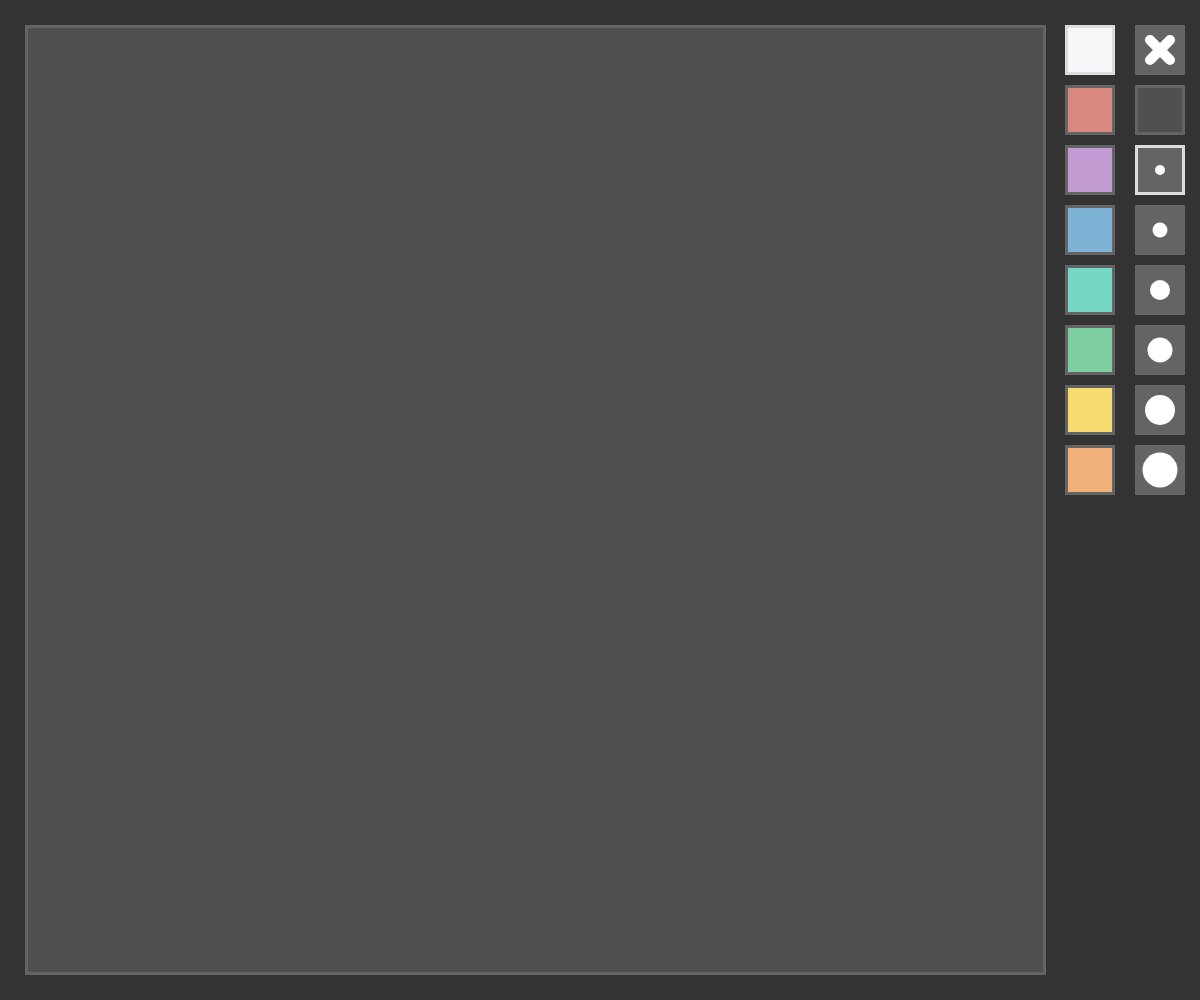
Frame 1 (no input)
Frame 60 (no input): identical to frame 1, image omitted
Frame 120 (the mouse pressed at the canvas centre since frame 60): identical to frame 1, image omitted

The p5.js sketch that drew this single still picture (run headless with seeded random() and noise() and a simulated clock; from frame 60 on, the mouse is pressed at the canvas centre):

// p5.js sketch
// ── sketch.js
const X_OFFSET = 28;
const Y_OFFSET = 28;

const CANVAS_COLOR = 80;
const OUTLINE_COLOR = 100;
const SIZE_OPTIONS = [10, 15, 20, 25, 30, 35];

const ROPE_LENGTH = 5;

const COLOR_OPTIONS = [
  '#f4f6f7', '#d98880', '#c39bd3', '#7fb3d5',
  '#76d7c4', '#7dcea0', '#f7dc6f', '#f0b27a'
]

let canvas, pallet, brushes, reset;
let brushColor, brushSize;
let pen, lastPen;

function setup() {
  const COL1 = windowWidth - 135;
  const COL2 = windowWidth - 65;

  const CANVAS_WIDTH = windowWidth - 185;
  const CANVAS_HEIGHT = windowHeight - Y_OFFSET * 2;

  createCanvas(windowWidth, windowHeight);
  canvas = createGraphics(CANVAS_WIDTH, CANVAS_HEIGHT);
  canvas.background(CANVAS_COLOR);
  canvas.noStroke();

  let colorButtonList = [];
  for (let i = 0; i < COLOR_OPTIONS.length; i++) {
    colorButtonList.push(new SquareButton(COL1, 25 + (i * 60), 50, COLOR_OPTIONS[i]));
  }
  colorButtonList.push(new SquareButton(COL2, 85, 50, CANVAS_COLOR));
  pallet = new ButtonGroup(colorButtonList);


  let sizeButtonList = [];
  for (let i = 0; i < SIZE_OPTIONS.length; i++) {
    sizeButtonList.push(new SquareButton(COL2, 145 + (i * 60), 50, OUTLINE_COLOR));
  }

  brushes = new ButtonGroup(sizeButtonList);
  reset = new SquareButton(COL2, 25, 50, OUTLINE_COLOR);

  brushColor = color('white');
  brushSize = 10;
  pallet.buttons[0].set(true);
  brushes.buttons[0].set(true);


  // noCursor();
  noStroke();
}

function draw() {
  background(51);

  fill(OUTLINE_COLOR);
  rect(X_OFFSET - 3, Y_OFFSET - 3, canvas.width + 6, canvas.height + 6);

  image(canvas, X_OFFSET, Y_OFFSET);

  pallet.draw();
  brushes.draw();

  for (let i = 0; i < brushes.buttons.length; i++) {
    button = brushes.buttons[i];

    push();
    fill(255);
    circle(button.x + button.size / 2, button.y + button.size / 2, SIZE_OPTIONS[i]);
    pop();

  }
  reset.draw();

  push();
  stroke(255);
  strokeWeight(10);
  line(reset.x + 15, reset.y + 15, reset.x + reset.size - 15, reset.y + reset.size - 15);
  line(reset.x + 15, reset.y + reset.size - 15, reset.x + reset.size - 15, reset.y + 15);
  pop();
}

function touchMoved() {
  let cursor = createVector(mouseX, mouseY);

  let distance = pen.dist(cursor);
  if (distance > ROPE_LENGTH) {
    cursor.sub(pen);
    cursor.setMag(distance - ROPE_LENGTH);
    pen.add(cursor);
  }

  canvas.push()
  canvas.stroke(brushColor);
  canvas.strokeWeight(brushSize);
  canvas.line(
    lastPen.x - X_OFFSET - 3,
    lastPen.y - Y_OFFSET - 3,
    pen.x - X_OFFSET - 3,
    pen.y - Y_OFFSET - 3
  );
  canvas.pop()

  lastPen = pen.copy();
}

function touchStarted() {
  pen = createVector(mouseX, mouseY);
  lastPen = createVector(mouseX, mouseY);

  let result;

  result = pallet.check(mouseX, mouseY);
  if (result != null) {
    brushColor = color(pallet.buttons[result].color);
  }

  result = brushes.check(mouseX, mouseY);
  if (result != null) {
    brushSize = SIZE_OPTIONS[result];
  }

  if (reset.check(mouseX, mouseY)) {
    canvas.background(CANVAS_COLOR);
  }
}

function preventBehavior(e) {
  e.preventDefault();
}

/* full screening will change the size of the canvas */
function windowResized() {
  resizeCanvas(windowWidth, windowHeight);
}

document.addEventListener("touchmove", preventBehavior, { passive: false });

// ── button.js
class ButtonGroup {
  constructor(buttons) {
    this.buttons = buttons;
  }

  check(x, y) {
    let result = null;
    for (let i = 0; i < this.buttons.length; i++) {
      if (this.buttons[i].check(x, y)) {
        result = i;
        break;
      }
    }

    if (result != null) {
      for (let i = 0; i < this.buttons.length; i++) {
        this.buttons[i].set(false);
      }
      this.buttons[result].set(true);
    }

    return result;
  }

  draw() {
    for (let i = 0; i < this.buttons.length; i++) {
      this.buttons[i].draw()
    }
  }
}

class SquareButton {
  constructor(x, y, size, color) {
    this.x = x;
    this.y = y;
    this.size = size;
    this.color = color;
    this.selected = false;
  }

  check(x, y) {
    return (
      x > this.x && x < this.x + this.size &&
      y > this.y && y < this.y + this.size
    );
  }

  set(state) {
    this.selected = state;
  }

  push() {
    this.selected = !this.selected;
  }

  draw() {
    push();
    if (this.selected) {
      fill(220);
    } else {
      fill(100);
    }
    square(this.x, this.y, this.size);
    fill(this.color);
    square(this.x + 3, this.y + 3, this.size - 6);
    pop();
  }
}
